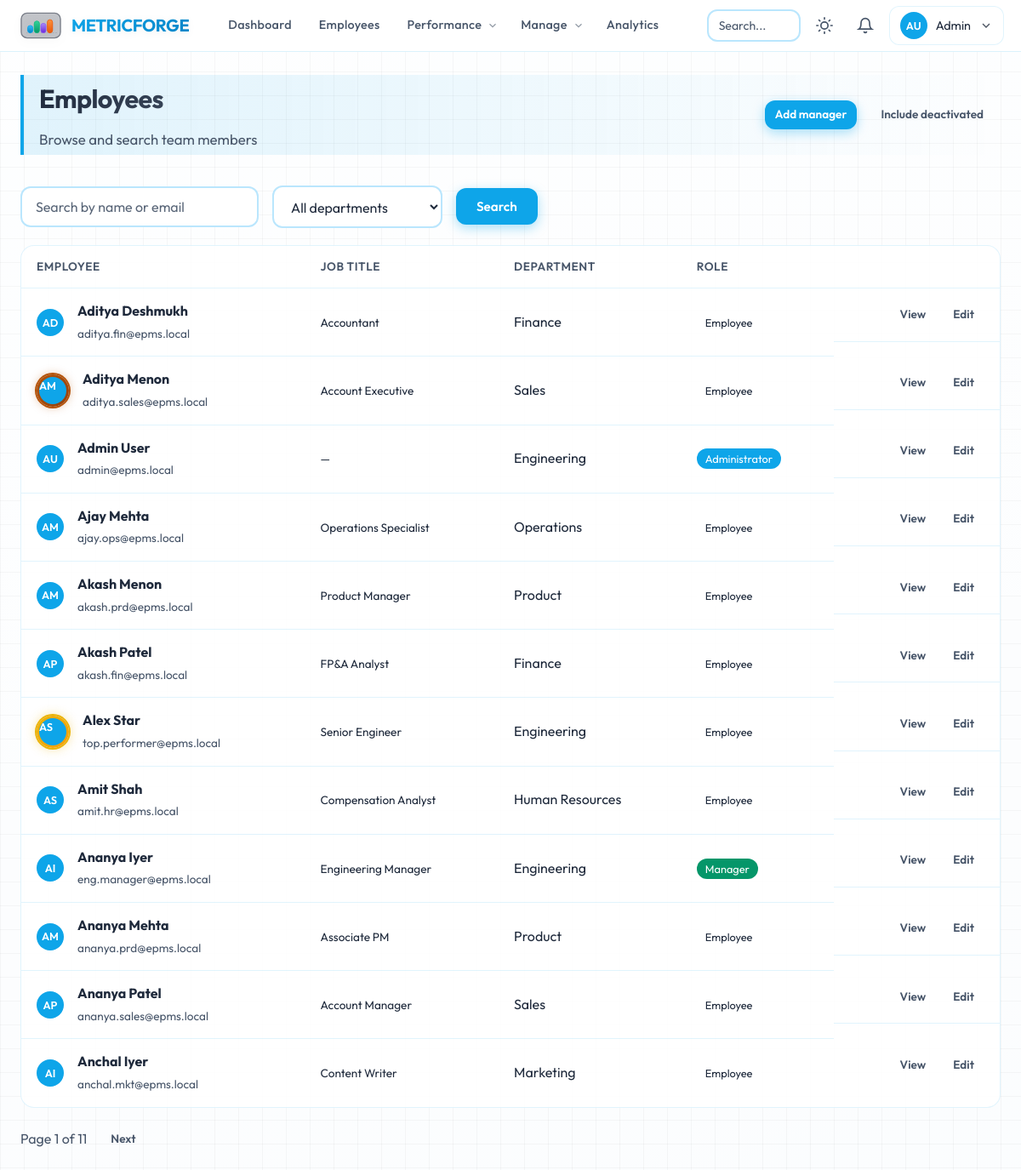
Page /employees/ (signed in) on the committed database.
### app/models/user.py (models this page shows, shortened)
class User(UserMixin, db.Model):
    __tablename__ = "users"
    id = db.Column(db.Integer, primary_key=True)
    email = db.Column(db.String(120), unique=True, nullable=False, index=True)
    username = db.Column(db.String(80), unique=True, nullable=False, index=True)
    password_hash = db.Column(db.String(256), nullable=False)
    first_name = db.Column(db.String(80), nullable=False)
    last_name = db.Column(db.String(80), nullable=False)
    avatar_url = db.Column(db.String(256), nullable=True)
    role = db.Column(db.String(20), nullable=False, default=Role.EMPLOYEE)
    department_id = db.Column(db.Integer, db.ForeignKey("departments.id"), nullable=True)
    manager_id = db.Column(db.Integer, db.ForeignKey("users.id"), nullable=True)
    job_title = db.Column(db.String(120), nullable=True)
    phone = db.Column(db.String(24), nullable=True)
    is_active = db.Column(db.Boolean, default=True, nullable=False)
    created_at = db.Column(db.DateTime, default=datetime.utcnow)
    updated_at = db.Column(db.DateTime, default=datetime.utcnow, onupdate=datetime.utcnow)
    last_login = db.Column(db.DateTime, nullable=True)
    department = db.relationship("Department", foreign_keys=[department_id], backref=db.backref("members", lazy="dynamic"))
    manager = db.relationship("User", remote_side=[id], backref=db.backref("direct_reports", lazy="dynamic"))
    @property
    def full_name(self):
        return f"{self.first_name} {self.last_name}"
    def is_admin(self):
        return self.role == Role.ADMIN
    def is_manager(self):
        return self.role in (Role.ADMIN, Role.MANAGER)
    def can_manage_user(self, other):
        if other is None:
            return False
        if self.is_admin():
            return True

### app/models/department.py (models this page shows, shortened)
class Department(db.Model):
    __tablename__ = "departments"
    id = db.Column(db.Integer, primary_key=True)
    name = db.Column(db.String(120), nullable=False, unique=True)
    code = db.Column(db.String(20), nullable=True, unique=True)
    description = db.Column(db.Text, nullable=True)
    image_url = db.Column(db.String(255), nullable=True)
    head_id = db.Column(db.Integer, db.ForeignKey("users.id"), nullable=True)
    created_at = db.Column(db.DateTime, default=db.func.now())
    updated_at = db.Column(db.DateTime, default=db.func.now(), onupdate=db.func.now())
    head = db.relationship("User", foreign_keys=[head_id], backref=db.backref("headed_departments", lazy="dynamic"))

### app/routes/employees.py (the view, shortened to what this page needs)
@employees_bp.route("/")
@login_required
def index():
    q = request.args.get("q", "").strip()
    dept_id = request.args.get("department", type=int)
    page = request.args.get("page", 1, type=int)
    include_inactive = current_user.is_admin() and request.args.get("inactive") == "1"
    query = User.query
    if not include_inactive:
        query = query.filter_by(is_active=True)
    if not current_user.is_admin():
        query = query.filter(User.role != Role.ADMIN)
    if not current_user.is_admin() and current_user.department_id is not None:
        query = query.filter(User.department_id == current_user.department_id)
        dept_id = current_user.department_id  # ignore URL dept filter for non-admin
    if dept_id:
        query = query.filter(User.department_id == dept_id)
    query = query.order_by(User.first_name, User.last_name)
    pagination = query.paginate(page=page, per_page=12)
    if current_user.is_admin():
        departments = Department.query.order_by(Department.name).all()
    else:
        departments = [current_user.department] if current_user.department else []
    return render_template(
        "employees/index.html",
        pagination=pagination,
        departments=departments,
        q=q,
        dept_id=dept_id,
        include_inactive=include_inactive,
    )

### app/utils/performance.py (called while the page is built)
def _clamp(value: Optional[float], minimum: float = 0.0, maximum: float = 100.0) -> Optional[float]:
    if value is None:
        return None
    return max(minimum, min(maximum, float(value)))

def compute_user_latest_score(
    user_id: int,
    months: int = 3,
    start_date: Optional[datetime] = None,
    end_date: Optional[datetime] = None,
) -> Optional[float]:
    from datetime import timedelta
    if end_date is None:
        end_date = datetime.utcnow()
    if start_date is None:
        start_date = end_date - timedelta(days=months * 31)
    series = compute_user_performance_series(
        user_id=user_id,
        start_date=start_date,
        end_date=end_date,
        max_points=months,
    )
    if not series:
        return None
    scores = [s for _, s in series]
    return round(sum(scores) / len(scores), 1)

### app/utils/rankings.py (called while the page is built)
def get_employees_with_scores(
    department_id: Optional[int] = None,
    months: int = RANKING_MONTHS,
) -> List[Tuple[User, float]]:
    query = User.query.filter(
        User.role == Role.EMPLOYEE,
        User.is_active.is_(True),
        User.department_id.isnot(None),
    )
    if department_id is not None:
        query = query.filter(User.department_id == department_id)
    users = query.all()
    result = []
    for u in users:
        score = compute_user_latest_score(u.id, months=months)
        result.append((u, score if score is not None else 0.0))
    result.sort(key=lambda x: x[1], reverse=True)
    return result

def get_overall_top_performers(
    top_n: int = 3,
    months: int = RANKING_MONTHS,
) -> List[Tuple[User, float]]:
    return get_employees_with_scores(department_id=None, months=months)[:top_n]

### app/templates/employees/index.html (shortened to what this page needs)
{% extends "base.html" %}
{% block content %}
<div class="page-header reveal">
    <div class="flex justify-between align-center flex-wrap gap-2">
        <div>
            <h1 class="page-title">Employees</h1>
            <p class="page-subtitle">Browse and search team members</p>
        </div>
            <div class="flex gap-2 flex-wrap">
                {% if current_user.is_admin() %}
                <a href="{{ url_for('employees.create_manager') }}" class="btn btn-primary btn-sm">Add manager</a>
                <a href="{{ url_for('employees.index') }}{% if not include_inactive %}?inactive=1{% endif %}" class="btn btn-ghost btn-sm">
                    {% if include_inactive %}Show active only{% else %}Include deactivated{% endif %}
                </a>
                {% endif %}
            </div>
    </div>
</div>
<div class="toolbar reveal">
    <form method="get" action="{{ url_for('employees.index') }}" class="search-form flex gap-2 align-center flex-wrap">
        <input type="search" name="q" value="{{ q }}" class="form-control" style="max-width:280px;" placeholder="Search by name or email">
        <select name="department" class="form-control" style="max-width:200px;">
            <option value="">All departments</option>
        </select>
        <button type="submit" class="btn btn-primary">Search</button>
    </form>
</div>
<div class="table-wrap reveal">
    <table class="table table-interactive">
        <thead>
            <tr>
                <th>Employee</th>
                <th>Job title</th>
                <th>Department</th>
                <th>Role</th>
                <th></th>
            </tr>
        </thead>
        <tbody>
            {% for u in pagination.items %}
            <tr class="table-row-clickable" {% if current_user.can_manage_user(u) or current_user.id == u.id %}data-href="{{ url_for('employees.view', user_id=u.id) }}"{% endif %}>
                <td>
                    <div class="flex align-center gap-2">
                        {% if u.id in overall_top_3_ids %}
                        <span class="avatar-overall-top-wrap rank-{{ overall_top_3_ids.index(u.id) + 1 }}">
                        {% endif %}
                        {% if u.avatar_url %}
                        <img src="{{ url_for('static', filename=u.avatar_url) }}" alt="" class="avatar-sm">
                        {% else %}
                        <span class="avatar-placeholder">{{ (u.first_name[0] + u.last_name[0])|upper }}</span>
                        {% endif %}
                        {% if u.id in overall_top_3_ids %}
                        </span>
                        {% endif %}
                        <div>
                            <strong>{{ u.full_name }}</strong>
                            <br><span class="text-muted text-detail">{{ u.email }}</span>
                        </div>
                    </div>
                </td>
                <td><span class="text-detail">{{ u.job_title or '—' }}</span></td>
                <td>{{ u.department.name if u.department else '—' }}</td>
                <td>
                    <span class="badge badge-{{ u.role }}" data-tooltip="{% if u.role == 'admin' %}Full system access{% elif u.role == 'manager' %}Manages direct reports{% else %}Team member{% endif %}">{% if u.role == 'admin' %}Administrator{% elif u.role == 'manager' %}Manager{% else %}Employee{% endif %}</span>
                </td>
                <td class="employee-actions">
                    {% if current_user.can_manage_user(u) or current_user.id == u.id %}
                    <a href="{{ url_for('employees.view', user_id=u.id) }}" class="btn btn-ghost btn-sm">View</a>
                    {% endif %}
                    {% if current_user.can_manage_user(u) %}
                    <a href="{{ url_for('employees.edit', user_id=u.id) }}" class="btn btn-ghost btn-sm">Edit</a>
                    {% endif %}
                </td>
            </tr>
            {% endfor %}
        </tbody>
    </table>
</div>
{% if pagination.pages > 1 %}
<nav class="pagination reveal">
    <span class="text-muted">Page {{ pagination.page }} of {{ pagination.pages }}</span>
    {% if pagination.has_next %}<a href="{{ url_for('employees.index', page=pagination.next_num, q=q, department=dept_id) }}" class="btn btn-ghost btn-sm">Next</a>{% endif %}
</nav>
{% endif %}
{% endblock %}

### app/templates/base.html (shortened to what this page needs)
<!DOCTYPE html>
<html lang="en" data-theme="light">
<head>
    <link rel="stylesheet" href="{{ url_for('static', filename='css/main.css') }}">
</head>
<body class="page-wrap">
    {% if current_user.is_authenticated %}
    <header class="main-header">
        <div class="header-inner">
            <a href="{{ url_for('dashboard.home') }}" class="logo logo-bar-graph" id="main-logo" role="button" aria-label="MetricForge home">
                <span class="logo-text">MetricForge</span>
            </a>
            <nav class="main-nav" aria-label="Main">
                <a href="{{ url_for('dashboard.home') }}" class="nav-link" data-tooltip="Overview, goals &amp; activity">Dashboard</a>
                <a href="{{ url_for('employees.index') }}" class="nav-link" data-tooltip="Browse team members">Employees</a>
                <div class="nav-item-dropdown">
                    <a href="#" class="nav-link nav-dropdown-trigger" onclick="return false;">
                        Performance
                        <svg class="chevron-icon" viewBox="0 0 24 24" fill="none" stroke="currentColor" stroke-width="2"><polyline points="6 9 12 15 18 9"/></svg>
                    </a>
                </div>
                {% if current_user.is_manager() or current_user.is_admin() %}
                <div class="nav-item-dropdown">
                    <a href="#" class="nav-link nav-dropdown-trigger" onclick="return false;">
                        Manage
                        <svg class="chevron-icon" viewBox="0 0 24 24" fill="none" stroke="currentColor" stroke-width="2"><polyline points="6 9 12 15 18 9"/></svg>
                    </a>
                </div>
                {% endif %}
                <a href="{{ url_for('analytics.index') }}" class="nav-link" data-tooltip="Org analytics">Analytics</a>
            </nav>
            <div class="header-actions">
                <div class="search-wrap">
                    <input type="search" id="global-search" class="search-input" placeholder="Search..." autocomplete="off">
                </div>
                <button type="button" class="btn-icon theme-toggle" id="theme-toggle" aria-label="Toggle theme">
                    <svg class="icon-sun" viewBox="0 0 24 24" fill="none" stroke="currentColor" stroke-width="2" stroke-linecap="round"><circle cx="12" cy="12" r="5"/><path d="M12 1v2M12 21v2M4.22 4.22l1.42 1.42M18.36 18.36l1.42 1.42M1 12h2M21 12h2M4.22 19.78l1.42-1.42M18.36 5.64l1.42-1.42"/></svg>
                </button>
                <a href="{{ url_for('notifications.index') }}" class="btn-icon notif-link" aria-label="Notifications">
                    <svg viewBox="0 0 24 24" fill="none" stroke="currentColor" stroke-width="2" stroke-linecap="round"><path d="M18 8A6 6 0 0 0 6 8c0 7-3 9-3 9h18s-3-2-3-9"/><path d="M13.73 21a2 2 0 0 1-3.46 0"/></svg>
                </a>
                <div class="user-menu-wrap">
                    <button type="button" class="user-menu-btn" id="user-menu-btn" aria-expanded="false">
                        {% if current_user.avatar_url %}
                        <img src="{{ url_for('static', filename=current_user.avatar_url) }}" alt="" class="avatar-sm">
                        {% else %}
                        <span class="avatar-placeholder">{{ (current_user.first_name[0] + current_user.last_name[0])|upper }}</span>
                        {% endif %}
                        <span class="user-name">{{ current_user.first_name }}</span>
                        <svg class="chevron-icon" viewBox="0 0 24 24" fill="none" stroke="currentColor" stroke-width="2"><polyline points="6 9 12 15 18 9"/></svg>
                    </button>
                </div>
            </div>
        </div>
    </header>
    <main class="main-content">
        {% block content %}{% endblock %}
    </main>
    {% endif %}
</body>
</html>

### app/templates/employees/index.html (style rules this page uses)
.toolbar { margin-bottom: 20px; }
.badge { padding: 4px 10px; border-radius: 999px; font-size: 0.8rem; }
.badge-admin { background: var(--accent); color: #fff; }
.badge-manager { background: var(--success); color: #fff; }
.badge-employee { background: var(--glass); color: var(--text); }
.employee-actions { display: flex; gap: 8px; flex-wrap: wrap; }
.text-detail { font-size: 0.85rem; }
.pagination { display: flex; align-items: center; gap: 16px; margin-top: 20px; }

### rows in the picture
User: first_name+last_name "AU", first_name "Admin", (u.first_name[0]+u.last_name[0])|upper "AU", full_name "Admin User", email "admin@epms.local", job_title "—", department "Engineering", role "Administrator"
User: (u.first_name[0]+u.last_name[0])|upper "AD", full_name "Aditya Deshmukh", email "aditya.fin@epms.local", job_title "Accountant", department "Finance", role "Employee"
User: (u.first_name[0]+u.last_name[0])|upper "AM", full_name "Aditya Menon", email "aditya.sales@epms.local", job_title "Account Executive", department "Sales", role "Employee"
User: (u.first_name[0]+u.last_name[0])|upper "AM", full_name "Ajay Mehta", email "ajay.ops@epms.local", job_title "Operations Specialist", department "Operations", role "Employee"
User: (u.first_name[0]+u.last_name[0])|upper "AM", full_name "Akash Menon", email "akash.prd@epms.local", job_title "Product Manager", department "Product", role "Employee"
User: (u.first_name[0]+u.last_name[0])|upper "AP", full_name "Akash Patel", email "akash.fin@epms.local", job_title "FP&A Analyst", department "Finance", role "Employee"
User: (u.first_name[0]+u.last_name[0])|upper "AS", full_name "Alex Star", email "top.performer@epms.local", job_title "Senior Engineer", department "Engineering", role "Employee"
User: (u.first_name[0]+u.last_name[0])|upper "AS", full_name "Amit Shah", email "amit.hr@epms.local", job_title "Compensation Analyst", department "Human Resources", role "Employee"
User: (u.first_name[0]+u.last_name[0])|upper "AI", full_name "Ananya Iyer", email "eng.manager@epms.local", job_title "Engineering Manager", department "Engineering", role "Manager"
User: (u.first_name[0]+u.last_name[0])|upper "AM", full_name "Ananya Mehta", email "ananya.prd@epms.local", job_title "Associate PM", department "Product", role "Employee"
User: (u.first_name[0]+u.last_name[0])|upper "AP", full_name "Ananya Patel", email "ananya.sales@epms.local", job_title "Account Manager", department "Sales", role "Employee"
User: (u.first_name[0]+u.last_name[0])|upper "AI", full_name "Anchal Iyer", email "anchal.mkt@epms.local", job_title "Content Writer", department "Marketing", role "Employee"

### other values in the picture
{{ pagination.page }} "1"
{{ pagination.pages }} "11"
